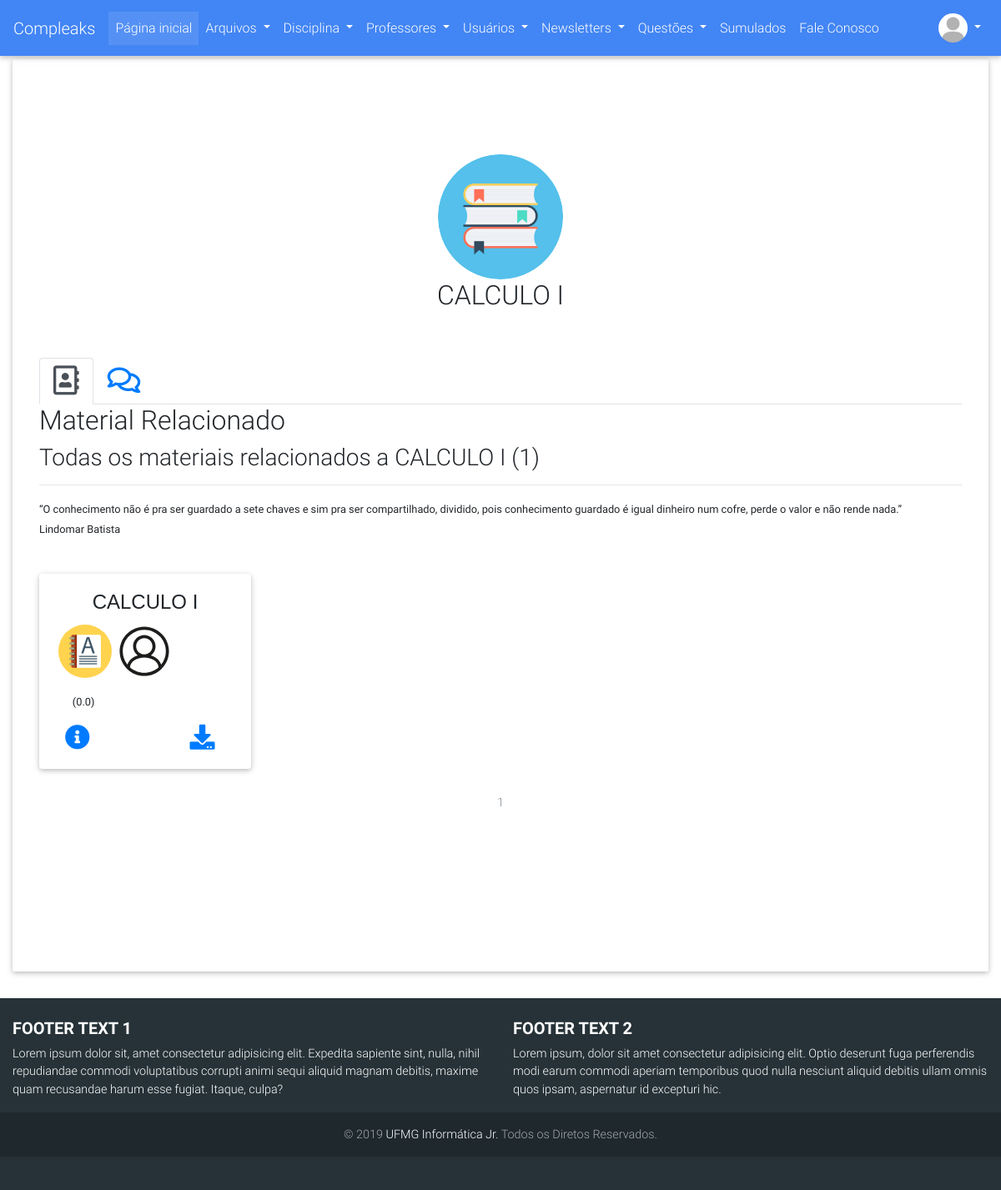
The page /disciplinas/perfil/1 (signed in) on the database as committed earlier.
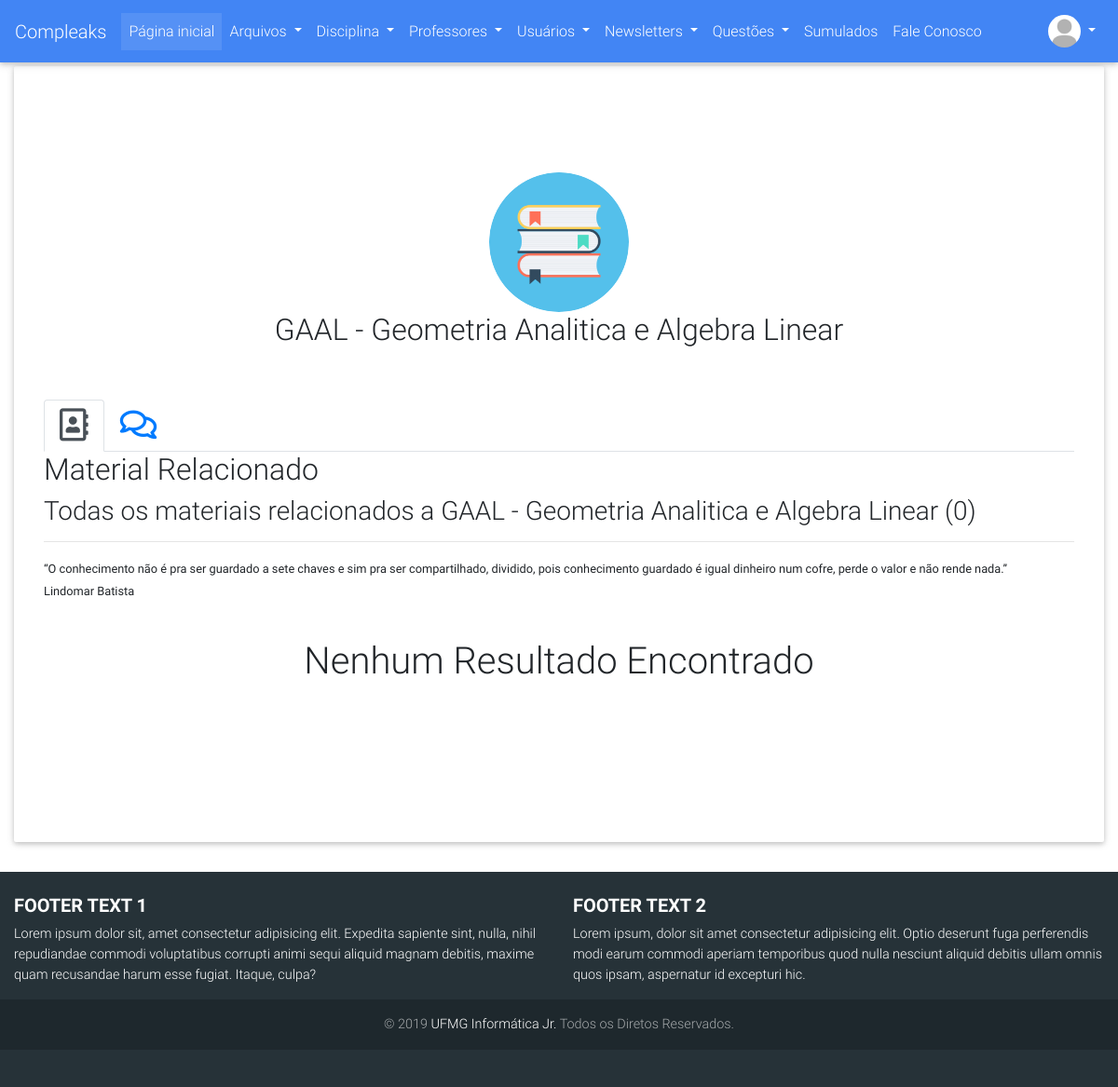
The same page on the database as committed later.
### compleaks/disciplinas/models.py (models this page shows, shortened)
class Disciplina(db.Model):
	__tablename__ = 'disciplinas'
	id = db.Column(db.Integer, primary_key=True)
	nome = db.Column(db.String, unique=True)
	data_criacao = db.Column(db.DateTime, default=datetime.now)
	ativado = db.Column(db.Boolean)
	data_deletado = db.Column(db.DateTime, nullable=True)
	id_deletor = db.Column(db.Integer, nullable=True)
	id_criador = db.Column(db.Integer, nullable=True)
	motivo_delete = db.Column(db.String(120), nullable=True)
	arquivos = db.relationship('Arquivo', backref='disciplina', lazy=True)
	comentarios = db.relationship('ComentarioDisc', backref='disciplina', lazy=True)
	questoes = db.relationship('Questao', backref='disciplina', lazy=True)
	materias = db.relationship('Materia', backref='disciplina', lazy=True)

### compleaks/arquivos/models.py (models this page shows, shortened)
class Arquivo(db.Model):
	__tablename__ = 'arquivos'
	id = db.Column(db.Integer, primary_key=True)
	arquivo = db.Column(db.String(120), nullable=False)
	ano = db.Column(db.Integer)
	semestre = db.Column(db.String(80))
	tipo_conteudo = db.Column(db.String(120))
	observacoes = db.Column(db.Text)
	data_submissao = db.Column(db.DateTime, default=datetime.now)
	nota = db.Column(db.Integer, nullable=True)
	data_deletado = db.Column(db.DateTime, nullable=True)
	ativado = db.Column(db.Boolean)
	id_deletor = db.Column(db.Integer, nullable=True)
	motivo_delete = db.Column(db.String(600), nullable=True)
	professors = db.relationship(Professor)
	disciplinas = db.relationship(Disciplina)
	usuarios = db.relationship(Usuario)
	professor_id = db.Column(db.Integer, db.ForeignKey('professores.id'), nullable=True)
	disciplina_id = db.Column(db.Integer, db.ForeignKey('disciplinas.id'), nullable=False)
	usuario_id = db.Column(db.Integer, db.ForeignKey('usuarios.id'), nullable=False)
	avaliacoes = db.relationship('Avaliacao_Arquivo', backref='arquivo_avaliado', lazy=True)

### compleaks/disciplinas/views.py (the view, shortened to what this page needs)
@disciplinas.route('/perfil/<int:id>', methods=['POST', 'GET'])
@login_required
def perfil(id):
	disciplina = Disciplina.query.get_or_404(id)
	if not disciplina.ativado:
		if not current_user.is_admin:
			abort(403)
	arquivos_todos = Arquivo.query.filter_by(disciplina_id=disciplina.id)
	quantidade = len([arquiv for arquiv in arquivos_todos if arquiv.ativado])
	page = request.args.get('page', 1, type=int)
	arquivos = Arquivo.query\
					.filter(Arquivo.disciplina_id\
					.contains(int(disciplina.id)))\
					.filter_by(ativado=True)\
					.paginate(page=page, per_page=12)
	arquivos_row_1 = []
	arquivos_row_2 = []
	arquivos_row_3 = []
	contador = 0
	for arquivo in arquivos.items:
		if contador >= 4:
			break
		arquivos_row_1.append(arquivo)
		contador = contador + 1
	contador = 0
	for arquivo in arquivos.items:
		if contador >= 8:
			break
		if contador >= 4:
			arquivos_row_2.append(arquivo)
		contador = contador + 1
	contador = 0
	for arquivo in arquivos.items:
		if contador >= 12:
			break
		if contador >= 8:
			arquivos_row_3.append(arquivo)
		contador = contador + 1
	arquivos_rows = [arquivos_row_1, arquivos_row_2, arquivos_row_3]
	for row in arquivos_rows:
		for arquivo in row:
			arquivo.avaliado = False
	if current_user.is_authenticated:
		for row in arquivos_rows:
			for arquivo in row:
				for avl in arquivo.avaliacoes:
					if avl in current_user.avaliacoes:
						arquivo.avaliado = True
	total = 0.0
	for row in arquivos_rows:
		for arquivo in row:
			total = 0.0
			if len(arquivo.avaliacoes):
				for avl in arquivo.avaliacoes:
					total = total + avl.nota
				total = total/len(arquivo.avaliacoes)
			else:
				total = 0.0
			arquivo.nota_decimal = round(total, 1)
	'''Parte de Comentários'''
	form_comentario = ComentarioQuestaoForm()
	form_excluir_comentario = ExcluirComentarioQuestaoForm()
	form_editar_comentario = EditarComentarioQuestaoForm()
	usuarios = Usuario.query.all()
	try:
		respondido = request.args.get("respondido")
		if respondido:
			resposta = request.args.get("responder_comentario"+str(respondido))
			condicion = ComentarioDisc.query.filter_by(usuario_id=current_user.id)\
						.filter_by(conteudo=resposta)\
						.filter_by(professor_id=professor.id).first()
			if not condicion:
				responde_comment = ComentarioDisc(conteudo=str(resposta), disciplina_id=disciplina.id, usuario_id=current_user.id, respondeu_id=int(respondido))
				db.session.add(responde_comment)
				db.session.commit()
		else:
			print("Não to aqui")
	except:
		print("To aqui")
	if form_editar_comentario.validate_on_submit():
		coment = ComentarioDisc.query.get(form_editar_comentario.id_coment.data)
		coment.conteudo = form_editar_comentario.novo_conteudo.data
		db.session.commit()
	comentarios = disciplina.comentarios
	return render_template('perfil_disciplina.html', disciplina=disciplina,
							arquivos=arquivos, arquivos_rows=arquivos_rows, dist=dist,
							contribuiu=quantidade, usuarios=usuarios, comentarios=comentarios,
							form_comentario=form_comentario, existe_arquivo=bool(contador),
							form_excluir_comentario=form_excluir_comentario,
							form_editar_comentario=form_editar_comentario)

### compleaks/usuarios/models.py (called while the page is built)
@login_manager.user_loader
def load_user(user_id):
    return Usuario.query.get(user_id)

### compleaks/disciplinas/templates/disciplinas/perfil_disciplina.html (shortened to what the changed rows need)
{% extends 'base.html' %}
{% import 'macros.html' as macros %}
{% block content %}
    <div class="page-header">
        <div class="row">
            <div class="col-sm-12 text-center">
                <img align="center" src="{{ url_for('static', filename='images/disc.png') }}" class="rounded-circle"  style="object-fit: cover; width: 150px!important; height: 150px!important;"><br>
                <h2 align="center">{{disciplina.nome}}</h2>
            </div>
        </div>
        <br/>
        <br/>
    </div>
    <div class="tab-content" id="myTabContent">
      <div class="tab-pane fade show active" id="home" role="tabpanel" aria-labelledby="home-tab">
           <div class="content">
            <section>
                <h2>Material Relacionado</h2>
                    <div class="page-header">
                        <h3>Todas os materiais relacionados a {{disciplina.nome}} ({{contribuiu}})</h3>
                        <hr/>
                        <p>
                        <small><q>O conhecimento não é pra ser guardado a sete chaves e sim pra ser compartilhado, dividido, pois conhecimento guardado é igual dinheiro num cofre, perde o valor e não rende nada.</q><br/>
                    Lindomar Batista</small></p>
                    </div>
                {% if existe_arquivo %}
                    {% for row in arquivos_rows %}
                    {% if row %}
                    <div class="row">
                        {% for arquivo in row %}
                    <div class="col-lg-3 col-6">
                        <div class="dist card">
                          <div class="card-body">
                            <h4 style="font-family: sans-serif;" class="card-title text-center text-truncate">{{arquivo.disciplina.nome}}</h4>
                            <p class="card-text">
                                <a href="{{ url_for('arquivos.buscar', filtro=3, admin='nao', pesquisa='nao', tip_arquiv=arquivo.tipo_conteudo) }}?page=1"><img class="img-responsive image marcas" data-toggle="tooltip" data-placement="bottom" title="{{arquivo.tipo_conteudo}}" src="{{url_for('static', filename='images/icones/conteudo/'+arquivo.tipo_conteudo+'.svg')}}" alt="{{arquivo.tipo_conteudo}}."></a>
                                <a href="{{url_for('usuarios.perfil', user_id=arquivo.author.id)}}"><img class="img-responsive image marcas" data-toggle="tooltip" data-placement="bottom" title="{{arquivo.author.username}}" src="{{url_for('static', filename='images/icones/padrao/user.svg')}}" alt="Username"></a>
                            </p>
                            {{ macros.render_stars_normal(arquivo, dist, current_user) }}
                            <a href="#" data-toggle="modal" data-target="#confirm{{arquivo.id}}" class="card-link"><i class="fas fa-info-circle info" data-toggle="tooltip" data-placement="bottom" title="Mais Informações"></i></a>
                            <a  href="{{ url_for('static', filename='uploads/' + arquivo.arquivo + '.zip') }}"><i class="fas fa-download download" data-toggle="tooltip" data-placement="top" title="Download" ></i></a>
                          </div>
                        </div>
                      </div>
                            {% endfor %}
                        </div>
                    {% endif %}
                {% endfor %}
                    <br/>
                    <nav  aria-label="Page navigation example" style="position: static;">
                        <ul class="pagination justify-content-center">
                            {% for page_num in arquivos.iter_pages(left_edge=1, right_edge=1, left_current=1, right_current=2) %}
                                {% if arquivos.page == page_num and page_num %}
                                    <li class="page-item disabled">
                                        <a class="page-link" href="{{ url_for('usuarios.troca', page=page_num) }}">{{ page_num }}</a></li>
                                {% elif page_num %}
                                    <li class="page-item">
                                        <a class="page-link" href="{{ url_for('usuarios.troca', page=page_num) }}">{{ page_num }}</a></li>
                                    </li>
                                {% else %}
                                    ...
                                {% endif %}
                            {% endfor %}
                        </ul>
                    </nav>
                    {% else %}
                    <br/>
                    <div class="text-center">
                        <h1 >Nenhum Resultado Encontrado</h1>
                    </div>
                    {% endif %}
                </div>
        </div>
</div>
    <br/>
    <br/>
{% endblock %}

### compleaks/templates/macros.html (shortened to what this page needs)
{% macro render_stars_normal(arquivo, dist, current_user) %}
<p>
{%if current_user.is_authenticated%}
    {% if arquivo.avaliado %}
        <div id="atual1-{{arquivo.id}}">
            {%for avl in arquivo.avaliacoes %}
                {%if avl in current_user.avaliacoes%}
                    {% for i in dist %}
                        {% if avl.nota >= (i)%}
                            <label ><ion-icon onmouseover="colorir({{arquivo.id}},{{i}});" onmouseout="colorir({{arquivo.id}},{{avl.nota}});" onclick="pontua({{arquivo.id}},{{i}});" style="color: rgb(255, 217, 0)" class="star-{{arquivo.id}}" name="star"></ion-icon></label>
                        {% else %}
                            <label ><ion-icon onmouseover="colorir({{arquivo.id}},{{i}});" onmouseout="colorir({{arquivo.id}},{{avl.nota}});" onclick="pontua({{arquivo.id}},{{i}});" style="color: rgb(255, 217, 0)" class="star-{{arquivo.id}}" name="star-outline"></ion-icon></label>
                        {% endif %}
                    {% endfor %}
                {% endif %}
            {% endfor %}
            <small>({{arquivo.nota_decimal}})</small>
        </div>
    {% else %}
        <div id="atual2-{{arquivo.id}}">
            <small>({{arquivo.nota_decimal}})</small>
        </div>
    {% endif %}
{% endif %}
</p>
{% endmacro %}

Rows that differ between the two databases and show on the page:
removed Arquivo: disciplina.nome "CALCULO I", tipo_conteudo (picture), nota_decimal "0.0"
changed Disciplina: nome "CALCULO I" → "GAAL - Geometria Analitica e Algebra Linear"
Other text that changed with them:
{{ contribuiu }}: "1" → "0"
text now shown: "Nenhum Resultado Encontrado"
list line gone: "1"
